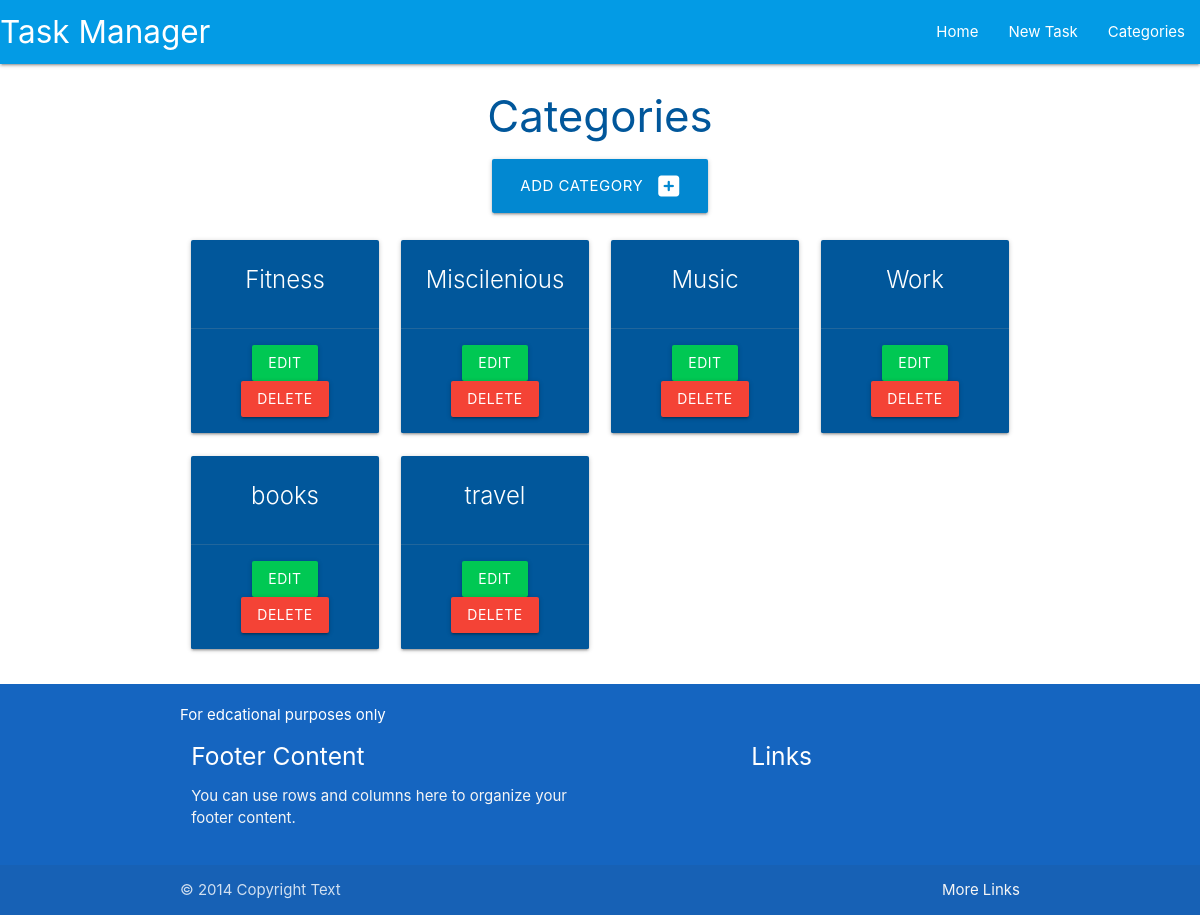
The page /categories on the database its author committed.
### taskmanager/models.py (models this page shows, shortened)
class Category(db.Model):
    id=db.Column(db.Integer,primary_key=True)
    category_name=db.Column(db.String(25),unique=True,nullable=False)
    tasks=db.relationship("Task",backref="category",cascade="all,delete",lazy=True)

### taskmanager/routes.py (the view)
@app.route("/categories")
def categories():
    categories = list(Category.query.order_by(Category.category_name).all())
    return render_template("categories.html",categories=categories)

### taskmanager/templates/categories.html
{% extends "base.html" %}
{% block content %}
<h3 class="light-blue-text text-darken-4 center-align">Categories</h3>
<div class="row">
    <div class="col s12 center-align">
        <a href="{{url_for('add_category')}}" class="btn-large light-blue darken-2">Add Category <i
                class="fas fa-plus-square right"></i></a>
    </div>
</div>
<div class="row">
    {% for category in categories %}
    <div class="col s12 m6 l3">
        <div class="card light-blue darken-4 center-align">
            <div class="card-content white-text">
                <span class="card-title">{{category.category_name}}</span>
            </div>
            {% if category.owner == session.user %}
            <div class="card-action">
                <a href="{{url_for('edit_category',category_id=category.id)}}" class="btn green accent-4">Edit</a>
                <a href="{{url_for('delete_category',category_id=category.id)}}"
                    class="btn red modal-trigger">Delete</a>
</div>
                {% endif %}
            </div>
        </div>
        {% endfor %}
    </div>
    {% endblock %}

### taskmanager/static/css/style.css (style rules this page uses)
body { display: flex; min-height: 100vh; flex-direction: column; }

### rows shown on the page
Category: category_name "Fitness"
Category: category_name "Miscilenious"
Category: category_name "Music"
Category: category_name "Work"
Category: category_name "books"
Category: category_name "travel"
